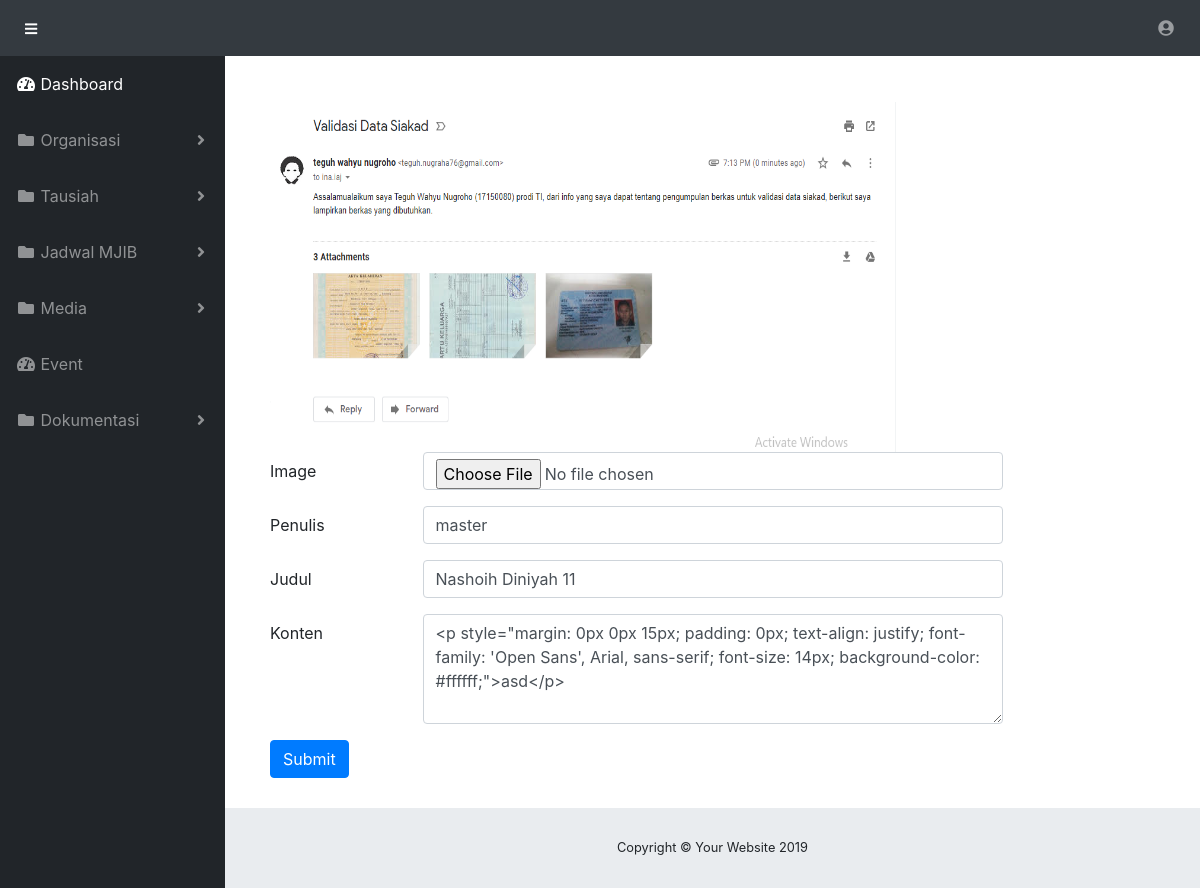
The app's page /index.php/Admin/NashoihDiniyahHalamanEditData/1 with its own data.
### tables this page shows
CREATE TABLE `nashoih_diniyah` (
  `id` int(10) NOT NULL,
  `username` varchar(255) DEFAULT NULL,
  `judul` varchar(255) DEFAULT NULL,
  `content` longtext,
  `image` varchar(255) DEFAULT NULL,
  `updated_at` varchar(255) DEFAULT NULL
);

### application/controllers/Admin.php (called while the page is built, shortened)
<?php
class Admin extends CI_Controller {
	public function __construct()
	{
        $this->load->model('LoginModel');
        $this->load->model('AdminModel');
        $this->load->library('session');
	}
    public function NashoihDiniyahHalamanEditData($id)
    {
        $data['NashoihDiniyah'] = $this->AdminModel->DetailTausiah($id, 'nashoih_diniyah')->result_array();
        $this->load->view('Admin/Tausiah/NashoihDiniyah/EditData', $data);
    }
}

### index.php (called while the page is built, shortened)
<?php
require_once BASEPATH.'core/CodeIgniter.php';

### application/models/AdminModel.php (called while the page is built, shortened)
<?php
class AdminModel extends CI_Model {
    public function DetailTausiah($id, $tabel)
    {
        $this->db->where('id', $id);
        return $this->db->get($tabel);
    }
}

### application/views/Admin/Tausiah/NashoihDiniyah/EditData.php (the view, shortened to what this page needs)
<?php $basedir = realpath(__DIR__); include($basedir . "..\..\..\Layout\Header.php");?>
<?php foreach ($NashoihDiniyah as $data) {?>
  <form action="<?php echo site_url('Admin/NashoihDiniyahEditData/' . $data['id']);?>" method="post" enctype="multipart/form-data" style="padding:30px">
      <?php if ($data['image'] == '') {?>
          <img src="<?php echo base_url('assets/admin/img/noimage.jpg')?>" width="630" height="350"><br>
      <?php } else {?>
          <img src="<?php echo base_url('assets/admin/img/nashoihDiniyah/' . $data['image'])?>" width="630" height="350"><br>
      <?php } ?>
    <div class="form-group row">
      <label for="colFormLabel" class="col-sm-2 col-form-label">Image</label>
      <div class="col-sm-8">
        <input type="file" name="image" class="form-control">
      </div>
    </div>
    <div class="form-group row">
      <label for="colFormLabel" class="col-sm-2 col-form-label">Penulis</label>
      <div class="col-sm-8">
        <input type="text" class="form-control" name="username" value="<?php echo $data['username'];?>">
      </div>
    </div>
    <div class="form-group row">
      <label for="colFormLabel" class="col-sm-2 col-form-label">Judul</label>
      <div class="col-sm-8">
        <input type="text" name="judul" class="form-control" value="<?php echo $data['judul'];?>">
      </div>
    </div>
    <div class="form-group row">
      <label for="colFormLabel" class="col-sm-2 col-form-label">Konten</label>
      <div class="col-sm-8">
          <textarea class="form-control" id="mytextarea" name="content" rows="4"><?php echo $data['content'];?></textarea>
      </div>
    </div>
    <button type="submit" class="btn btn-primary">Submit</button>
  </form>
<?php }; ?>
<?php $basedir = realpath(__DIR__); include($basedir . "..\..\..\Layout\Footer.php");?>

### records on screen
nashoih_diniyah: image (picture), username "master", judul "Nashoih Diniyah 11", content "<p style=\"margin: 0px 0px 15px; padding: 0px; text-align: justify; font-family: 'Open Sans', Arial, sans-serif; font-size: 14px; background-color: #ffffff;\">asd</p>"
